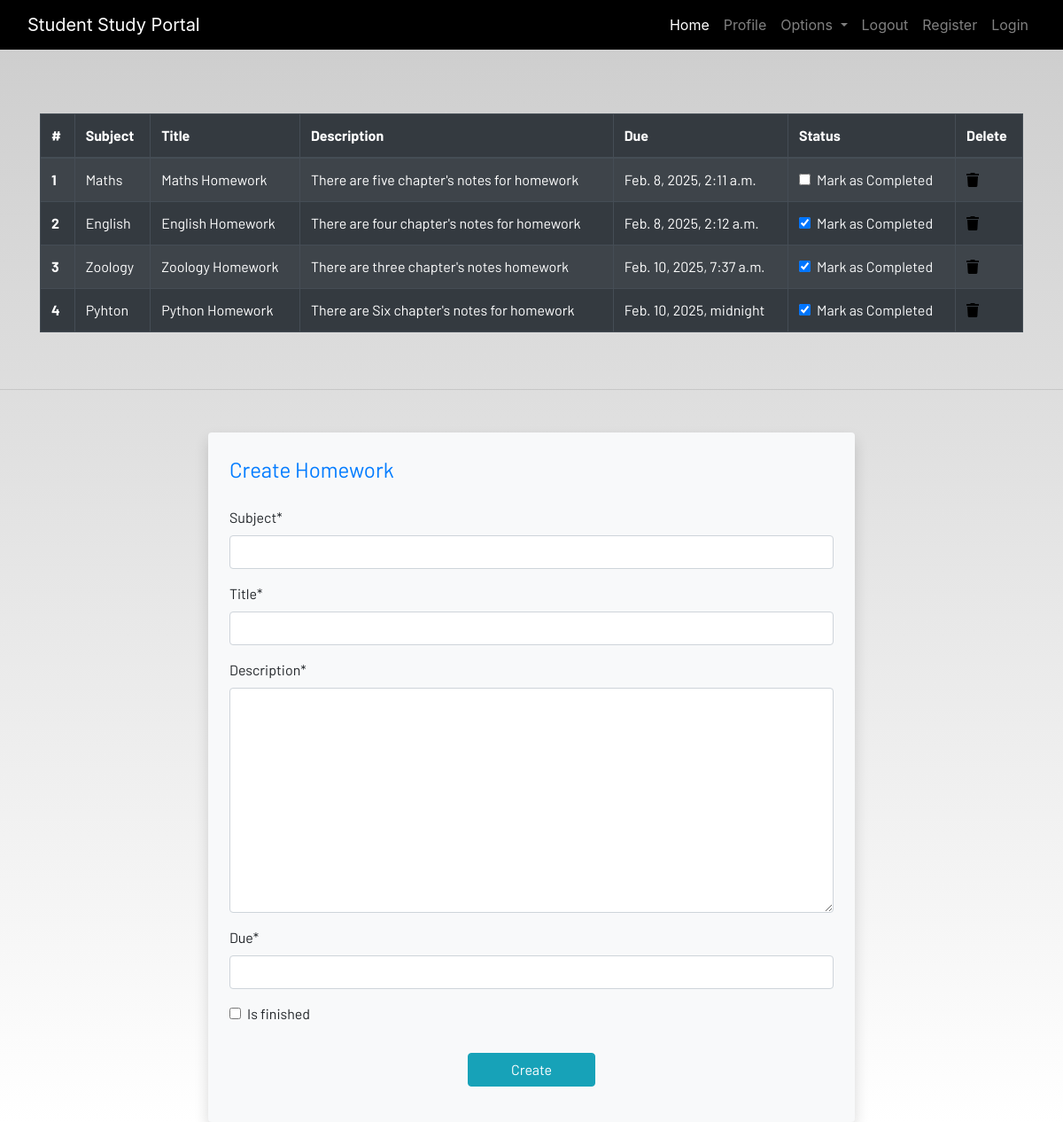
The app's page /homework (signed in), older data.
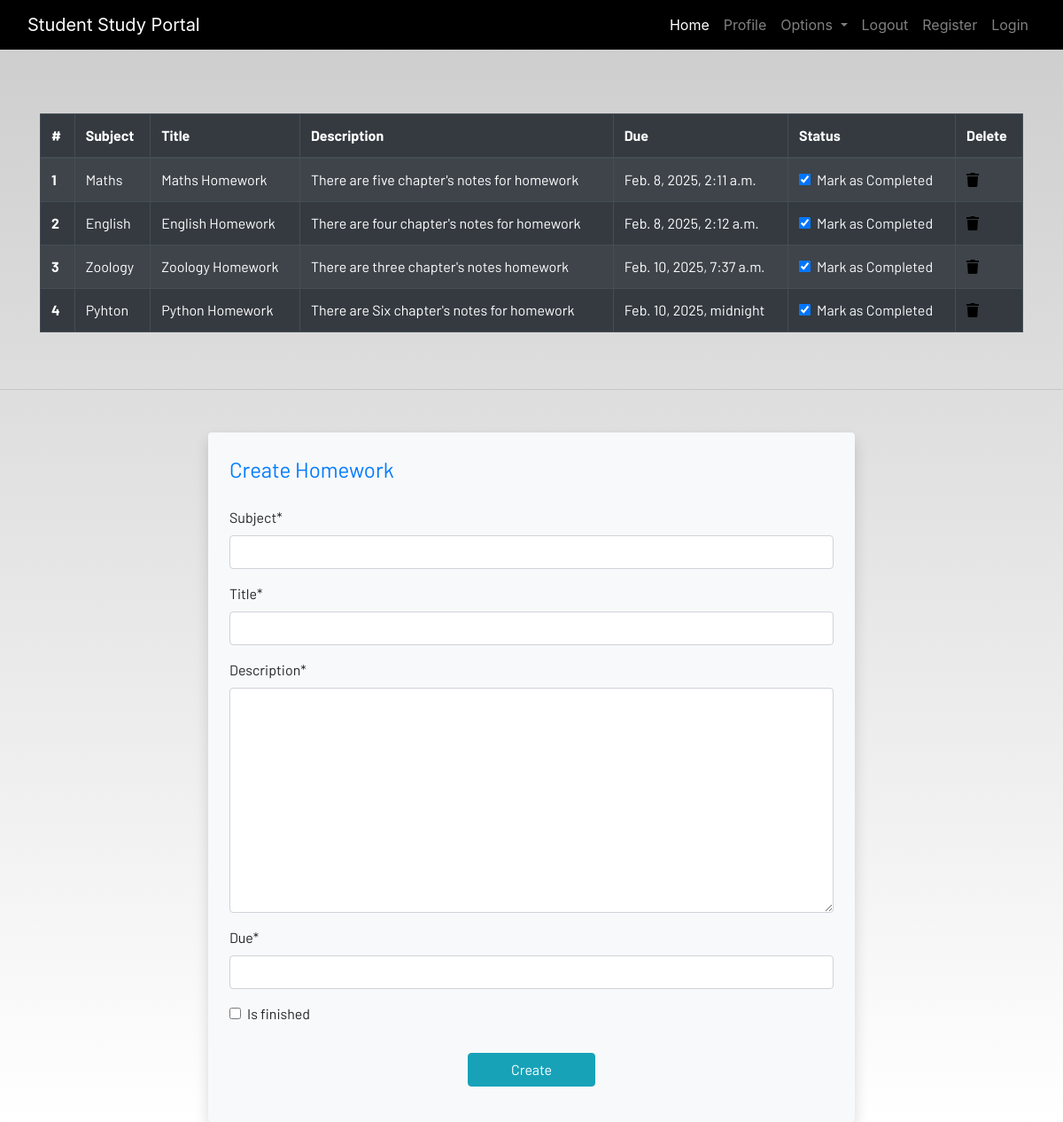
The same page, newer data.
### dashboard/models.py (models this page shows, shortened)
class Homework(models.Model):
  user=models.ForeignKey(User,on_delete=models.CASCADE)
  subject=models.CharField(max_length=50)
  title=models.CharField(max_length=100)
  description=models.TextField()
  due=models.DateTimeField()
  is_finished=models.BooleanField(default=False)

### dashboard/views.py (the view)
# urls.py: path('homework', views.homework, name='homework'),
@login_required
def homework(request):
  if request.method == 'POST':
    form = HomeworkForm(request.POST)
    if form.is_valid():
      try:
        finished = request.POST['is_finished']
        if finished == 'on':
          finished =True
        else:
          finished = False
      except :
        finished = False
      homeworks = Homework(
        user = request.user,
        subject =request.POST['subject'],
        title =request.POST['title'],
        description =request.POST['description'],
        due =request.POST['due'],
        is_finished =finished
      )
      homeworks.save()
      messages.success(request,f'Homework Added from {request.user.username}!!')
  else:
    form = HomeworkForm()
  homework=Homework.objects.filter(user=request.user)
  if len (homework) ==0:
    homework_done = True
  else:
    homework_done = False
  context={'homeworks':homework, 'homeworks_done':homework_done, 'form':form,}
  return render(request,'dashboard/homework.html',context)

### dashboard/forms.py
class HomeworkForm(forms.ModelForm):
  class Meta:
    model = Homework
    widgest ={'due':DateInput()}
    fields= ['subject','title','description','due','is_finished']

### dashboard/templates/dashboard/homework.html (shortened to what this page needs)
{% extends 'dashboard/base.html' %}
{% load static %}
{% load crispy_forms_tags %}
{% block content %}
<div class="container mt-4">
  {% if not homework_done %}
    <div class="table-responsive">
      <table class="table table-striped table-bordered table-hover table-dark">
        <thead class="thead-dark">
          <tr>
            <th>#</th>
            <th>Subject</th>
            <th>Title</th>
            <th>Description</th>
            <th>Due</th>
            <th>Status</th>
            <th>Delete</th>
          </tr>
        </thead>
        <tbody>
          {% for homework in homeworks %}
          <tr>
            <th>{{ forloop.counter }}</th>
            <td>{{ homework.subject }}</td>
            <td>{{ homework.title }}</td>
            <td>{{ homework.description }}</td>
            <td>{{ homework.due }}</td>
            <td>
              <a href="{% url 'updated_homework' homework.id %}">
                <div class="form-check">
                  <input class="form-check-input" type="checkbox" {% if homework.is_finished %}checked{% endif %}>
                  <label class="form-check-label text-light">Mark as Completed</label>
                </div>
              </a>
            </td>
            <td>
              <a href="{% url 'deleted_homework' homework.id %}" class="text-danger">
                <i class="fa fa-trash"></i>
              </a>
            </td>
          </tr>
          {% endfor %}
        </tbody>
      </table>
    </div>
  {% else %}
    <h4 class="text-success text-center my-4">All homeworks are completed! 🎉</h4>
  {% endif %}
</div>
<hr class="my-5">
<div class="container">
  <div class="row justify-content-center">
    <div class="col-md-8">
      <form method="POST" class="p-4 shadow rounded bg-light">
        <fieldset class="form-group">
          <legend class="mb-4 text-primary">Create Homework</legend>
          {{ form|crispy }}
        </fieldset>
        <div class="form-group text-center mt-3">
          <button class="btn btn-info px-5" type="submit">Create</button>
        </div>
      </form>
    </div>
  </div>
</div>
{% endblock content %}

### dashboard/templates/dashboard/base.html (shortened to what this page needs)
<!DOCTYPE html>
{% load static %}
<html lang="en">
  <head>
    <link
      rel="stylesheet"
      href="https://stackpath.bootstrapcdn.com/bootstrap/4.3.1/css/bootstrap.min.css"
    />
    <link
      rel="stylesheet"
      href="https://use.fontawesome.com/releases/v5.7.2/css/all.css"
    />
    <link rel="stylesheet" href="{% static 'css/main.css' %}" />
  </head>
  <body>
    <header>
      <nav class="navbar navbar-expand-lg navbar-dark bg-dark">
        <div class="container-fluid">
          <a class="navbar-brand" href="{% url 'home' %}"
            >Student Study Portal</a
          >
          <div
            class="collapse navbar-collapse justify-content-end"
            id="navbarSupportedContent"
          >
            <ul class="navbar-nav mb-2 mb-lg-0">
              <li class="nav-item">
                <a
                  class="nav-link active"
                  aria-current="page"
                  href="{% url 'home' %}"
                  >Home</a
                >
              </li>
              <li class="nav-item">
                <a class="nav-link" href="{% url 'profile' %}">Profile</a>
              </li>
              <li class="nav-item dropdown">
                <a
                  class="nav-link dropdown-toggle"
                  href="#"
                  id="navbarDropdown"
                  role="button"
                  data-toggle="dropdown"
                  aria-haspopup="true"
                  aria-expanded="false"
                >
                  Options
                </a>
              </li>
              <li class="nav-item">
                <a class="nav-link" href="{% url 'logout' %}">Logout</a>
              </li>
              <li class="nav-item">
                <a class="nav-link" href="{% url 'register' %}">Register</a>
              </li>
              <li class="nav-item">
                <a class="nav-link" href="{% url 'login' %}">Login</a>
              </li>
            </ul>
          </div>
        </div>
      </nav>
    </header>
    <br /><br />
    <main>
       {% block content %} {% endblock content %}
    </main>
  </body>
</html>

### static/css/main.css (style rules this page uses)
html { scroll-behavior: smooth; height: 100%; width: 100%; }
main { font-family: Barlow, Quicksand, Rubik, sans-serif, serif, "Times New Roman", Times, serif !important; }
.navbar { background-color: rgb(0, 0, 0) !important; }
a { text-decoration: none !important; color: black; }
html, body { max-width: 100%; overflow-x: hidden; height: 100%; width: 100%; }
body { background: linear-gradient(rgba(0, 0, 0, 0.2), rgba(255, 255, 255, 0.5)); overflow-x: hidden; background-repeat: no-repeat; }
.fa { color: black; }

Row changes from the older to the newer data that the page shows:
changed Homework "Maths": is_finished "☐" → "☑"
